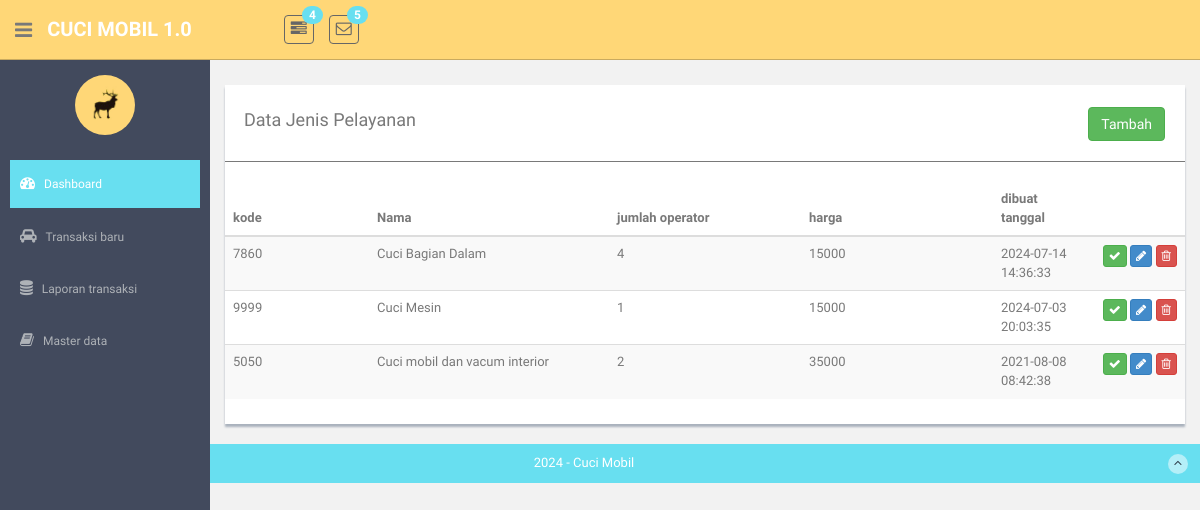
Page /services on the earlier database version.
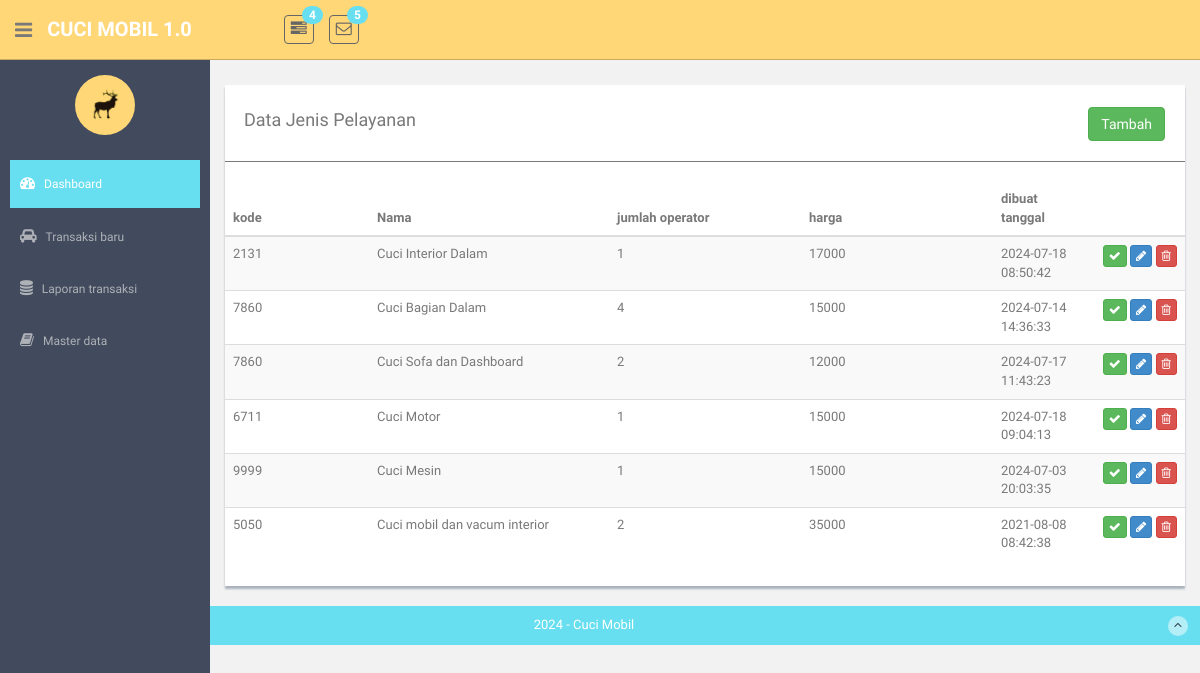
Same page on the later database version.
### model/Services.py (models this page shows)
class Servs(Model):
    id = IntegerField(primary_key=True)
    code = CharField()
    name = CharField()
    price = IntegerField()
    many_operators = IntegerField()
    created_on = CharField()
    class Meta:
        database = db
        db_table = 'services'

### routes_services.py (the view)
@app.route("/services", methods=["GET"])
def services():
    services = ServicesController.list_services()
    print(services)
    return render_template('references/services/services-list.html', services=services)

### controller/ServicesController.py (called while the page is built)
    @staticmethod
    def list_services():
        return Servs.select()

### templates/references/services/services-list.html (shortened to what this page needs)
{% extends "layout.html" %}
{% block content %}
<div class="row mt">
      <div class="col-md-12">
          <div class="content-panel">
              <table class="table table-striped table-advance table-hover">
                <div >
                    <div style="float:left;"><h4>&nbsp; Data Jenis Pelayanan </h4></div>
                    <div class="pull-right" style="padding-top:7px;padding-right:20px;">
                        <button class="btn btn-success " onclick="javscript:openModal(0)">Tambah</button>
                    </div>
                </div>
                <hr/>
                  <thead>
                  <tr>
                      <th width="15%"> kode</th>
                      <th width="25%"> Nama</th>
                      <th width="20%"> jumlah operator</th>
                      <th width="20%"> harga</th>
                      <th width="10%"> dibuat tanggal</th>
                      <th width="20%"></th>
                  </tr>
                  </thead>
                  <tbody>
                  {% for item in services %}
                  <tr>
                      <td>{{ item.code }} </td>
                      <td>{{ item.name }} </td>
                      <td>{{ item.many_operators }} </td>
                      <td>{{ item.price }} </td>
                      <td>{{ item.created_on }} </td>
                      <td align="right">
                          <button class="btn btn-success btn-xs"><i class="fa fa-check"></i></button>
                          <button class="btn btn-primary btn-xs"  onclick="javscript:openModal({{ item.id }})"><i class="fa fa-pencil"></i></button>
                          <button class="btn btn-danger btn-xs" onclick="javscript:deleteRecord({{ item.id }})"><i class="fa fa-trash-o "></i></button>
                      </td>
                  </tr>
                 {% endfor %}
                  </tbody>
              </table>
          </div>
      </div>
  </div>
{% endblock %}

### templates/layout.html (shortened to what this page needs)
<!DOCTYPE html>
<html lang="en">
  <head>
    <link href="assets/css/bootstrap.css" rel="stylesheet">
    <link href="assets/font-awesome/css/font-awesome.css" rel="stylesheet" />
    <link rel="stylesheet" type="text/css" href="assets/css/zabuto_calendar.css">
    <link rel="stylesheet" type="text/css" href="assets/js/gritter/css/jquery.gritter.css" />
    <link rel="stylesheet" type="text/css" href="assets/lineicons/style.css">
     <link rel="stylesheet" href="//code.jquery.com/ui/1.12.1/themes/base/jquery-ui.css">
    <link href="assets/css/style.css" rel="stylesheet">
    <link href="assets/css/style-responsive.css" rel="stylesheet">
  </head>
  <body>
  <section id="container" >
		{% include  "header.html" %}
      <aside>
		{% include  "nav.html" %}
      </aside>
      <section id="main-content">
          <section class="wrapper">
			  {% block content %}{% endblock %}
          </section>
      </section>
      <footer class="site-footer">
          <div class="text-center">
              2024 - Cuci Mobil
              <a href="index.html#" class="go-top">
                  <i class="fa fa-angle-up"></i>
              </a>
          </div>
      </footer>
  </section>
  </body>
</html>

### templates/header.html (shortened to what this page needs)
<header class="header black-bg">
      <div class="sidebar-toggle-box">
          <div class="fa fa-bars tooltips" data-placement="right" data-original-title="Toggle Navigation"></div>
      </div>
    <a href="/" class="logo"><b>CUCI MOBIL 1.0</b></a>
    <div class="nav notify-row" id="top_menu">
        <ul class="nav top-menu">
            <li class="dropdown">
                <a data-toggle="dropdown" class="dropdown-toggle" href="index.html#">
                    <i class="fa fa-tasks"></i>
                    <span class="badge bg-theme">4</span>
                </a>
            </li>
            <li id="header_inbox_bar" class="dropdown">
                <a data-toggle="dropdown" class="dropdown-toggle" href="index.html#">
                    <i class="fa fa-envelope-o"></i>
                    <span class="badge bg-theme">5</span>
                </a>
            </li>
        </ul>
    </div>
</header>

### templates/nav.html (shortened to what this page needs)
<div id="sidebar"  class="nav-collapse ">
              <ul class="sidebar-menu" id="nav-accordion">
              	  <p class="centered"><a href="profile.html"><img src="assets/img/ui-sam.jpg" class="img-circle" width="60"></a></p>
                  <li class="mt">
                      <a class="active" href="/">
                          <i class="fa fa-dashboard"></i>
                          <span>Dashboard</span>
                      </a>
                  </li>
                  <li class="sub-menu">
                      <a  href="/transactions">
                          <i class="fa fa-car"></i>
                          <span>Transaksi baru</span>
                      </a>
                  </li>
                  <li class="sub-menu">
                      <a href="javascript:;" >
                          <i class="fa fa-database"></i>
                          <span>Laporan transaksi</span>
                      </a>
                  </li>
                  <li class="sub-menu">
                      <a href="javascript:;" >
                          <i class="fa fa-book"></i>
                          <span>Master data</span>
                      </a>
                  </li>
              </ul>
          </div>

Differences in the rows shown:
added Servs: code "2131", name "Cuci Interior Dalam", many_operators "1", price "17000", created_on "2024-07-18 08:50:42"
added Servs: code "7860", name "Cuci Sofa dan Dashboard", many_operators "2", price "12000", created_on "2024-07-17 11:43:23"
added Servs: code "6711", name "Cuci Motor", many_operators "1", price "15000", created_on "2024-07-18 09:04:13"
